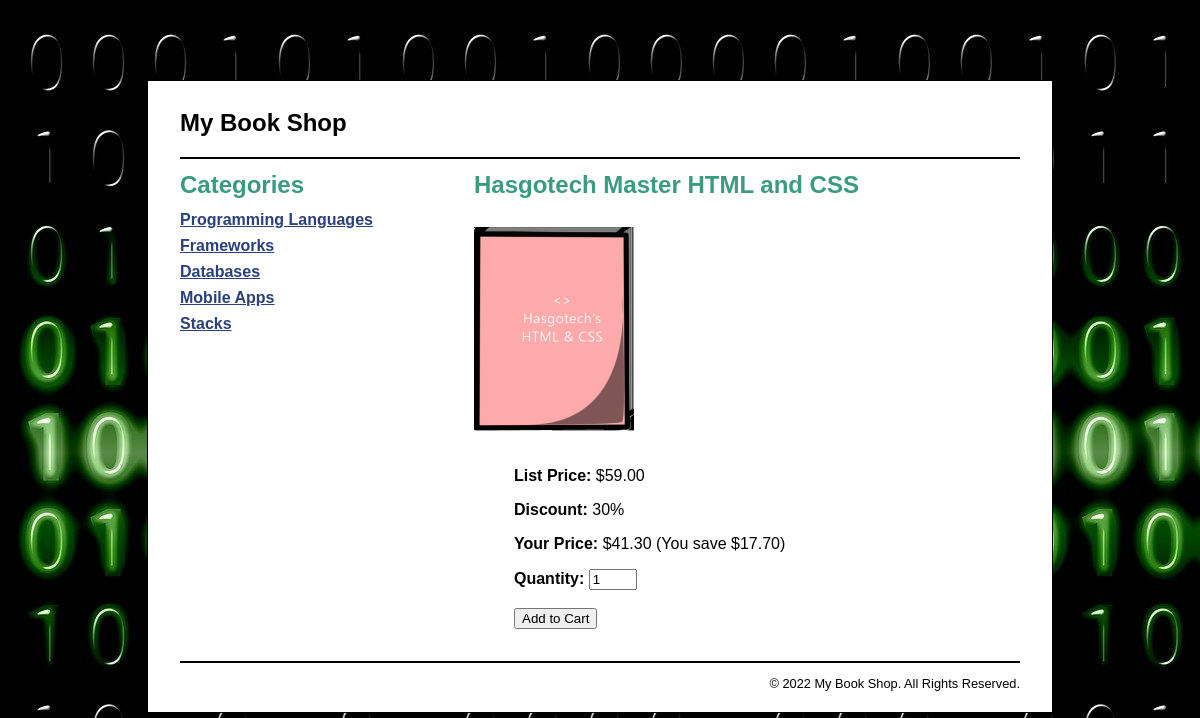
The page /product_catalog/index.php?action=view_product&product_id=1 on the database its author committed.
### tables this page shows
CREATE TABLE categories (
  categoryID       INT(11)        NOT NULL   AUTO_INCREMENT,
  categoryName     VARCHAR(255)   NOT NULL,
  PRIMARY KEY (categoryID)
);

CREATE TABLE products (
  productID        INT(11)        NOT NULL   AUTO_INCREMENT,
  categoryID       INT(11)        NOT NULL,
  productCode      VARCHAR(10)    NOT NULL   UNIQUE,
  productName      VARCHAR(255)   NOT NULL,
  listPrice        DECIMAL(10,2)  NOT NULL,
  PRIMARY KEY (productID)
);

### model/category_db.php (called while the page is built, shortened)
<?php
function get_categories() {
    global $db;
    $query = 'SELECT * FROM categories
              ORDER BY categoryID';
    $statement = $db->prepare($query);
    $statement->execute();
    $categories = $statement->fetchAll();
    return $categories;
}
?>

### model/product_db.php (called while the page is built, shortened)
<?php
function get_product($product_id) {
    global $db;
    $query = 'SELECT * FROM products
              WHERE productID = :product_id';
    $statement = $db->prepare($query);
    $statement->bindValue(":product_id", $product_id);
    $statement->execute();
    $product = $statement->fetch();
    return $product;
}
?>

### product_catalog/product_view.php (the view, shortened to what this page needs)
<?php include '../view/header.php'; ?>
<main>
    <aside>
        <h1>Categories</h1>
        <nav>
            <ul>
                <?php foreach($categories as $category) : ?>
                <li>
                    <a href="?category_id=<?php
                              echo $category['categoryID']; ?>">
                        <?php echo $category['categoryName']; ?>
                    </a>
                </li>
                <?php endforeach; ?>
            </ul>
        </nav>
    </aside>
    <section>
        <h1><?php echo $name; ?></h1>
        <div id="left_column">
            <p>
                <img src="<?php echo $image_filename; ?>"
                    alt="<?php echo $image_alt; ?>" />
            </p>
        </div>
        <div id="right_column">
            <p><b>List Price:</b> $<?php echo $list_price; ?></p>
            <p><b>Discount:</b> <?php echo $discount_percent; ?>%</p>
            <p><b>Your Price:</b> $<?php echo $unit_price_f; ?>
                 (You save $<?php echo $discount_amount_f; ?>)</p>
            <form action="<?php echo '../cart' ?>" method="post">
                <b>Quantity:</b>
                <input id="quantity" type="number" name="quantity"
                       value="1" size="2" min="1" max="25">
                <br><br>
                <input type="submit" value="Add to Cart">
            </form>
        </div>
    </section>
</main>
<?php include '../view/footer.php'; ?>

### product_catalog/index.php (shortened to what this page needs)
<?php
require('../model/database.php');
require('../model/product_db.php');
require('../model/category_db.php');
$action = filter_input(INPUT_POST, 'action');
if ($action == NULL) {
    $action = filter_input(INPUT_GET, 'action');
}
if ($action == 'list_products') {
    $category_id = filter_input(INPUT_GET, 'category_id',
            FILTER_VALIDATE_INT);
    if ($category_id == NULL || $category_id == FALSE) {
        $category_id = 1;
    }
    $categories = get_categories();
    $category_name = get_category_name($category_id);
    $products = get_products_by_category($category_id);
    include('product_list.php');
} else if ($action == 'view_product') {
    $product_id = filter_input(INPUT_GET, 'product_id',
            FILTER_VALIDATE_INT);
    if ($product_id == NULL || $product_id == FALSE) {
        $error = 'Missing or incorrect product id.';
        include('../errors/error.php');
    } else {
        $categories = get_categories();
        $product = get_product($product_id);
        $code = $product['productCode'];
        $name = $product['productName'];
        $list_price = $product['listPrice'];
        $discount_percent = 30;
        $discount_amount = round($list_price * ($discount_percent/100.0), 2);
        $unit_price = $list_price - $discount_amount;
        $discount_amount_f = number_format($discount_amount, 2);
        $unit_price_f = number_format($unit_price, 2);
        $image_filename = '../images/' . $code . '.png';
        $image_alt = 'Image: ' . $code . '.png';
        include('product_view.php');
    }
}
?>

### view/header.php (shortened to what this page needs)
<!DOCTYPE html>
<html>
<head>
    <link rel="stylesheet" type="text/css"
          href="../main.css">
</head>
<body>
<header><h1>My Book Shop</h1></header>

### view/footer.php
<footer>
    <p class="copyright">
        &copy; <?php echo date("Y"); ?> My Book Shop. All Rights Reserved.
    </p>
</footer>
</body>
</html>

### main.css (style rules this page uses)
html { background-image: url(images/binary-code-475664_1280.jpg); }
body { margin-top: 5em; font-family: Arial, Helvetica, sans-serif; width: 70%; margin: 5em auto; background-color: white; border: 1px solid black; padding: 0.5em 2em; }
header { border-bottom: 2px solid black; padding: .5em 0; }
header h1 { color: black; }
aside { float: left; width: 35%; }
section { float: left; width: 50%; }
footer { clear: both; border-top: 2px solid black; }
footer p { text-align: right; font-size: 80%; }
h1 { font-size: 150%; margin: .5em 0; }
h1, h2 { color: rgb(58, 156, 127); }
ul { list-style-type: none; margin: 0; padding-left: 0; padding-bottom: 1em; }
li { padding-bottom: 0.5em; }
a { color: rgb(41, 64, 124); font-weight: bold; }
#quantity { width: 10em; }
#left_column { float: left; width: 150px; text-align: center; }
#right_column { float: left; padding-left: 2.5em; padding-bottom: 2em; }

### product_catalog/product_view.php (style rules this page uses)
#quantity { width: 3em; }

### rows shown on the page
categories: categoryName "Programming Languages"
categories: categoryName "Frameworks"
categories: categoryName "Databases"
categories: categoryName "Mobile Apps"
categories: categoryName "Stacks"
products: productName "Hasgotech Master HTML and CSS", productCode (picture), listPrice "59.00", listPrice "41.30", listPrice "17.70"

### other values the page prints
$discount_percent "30"
